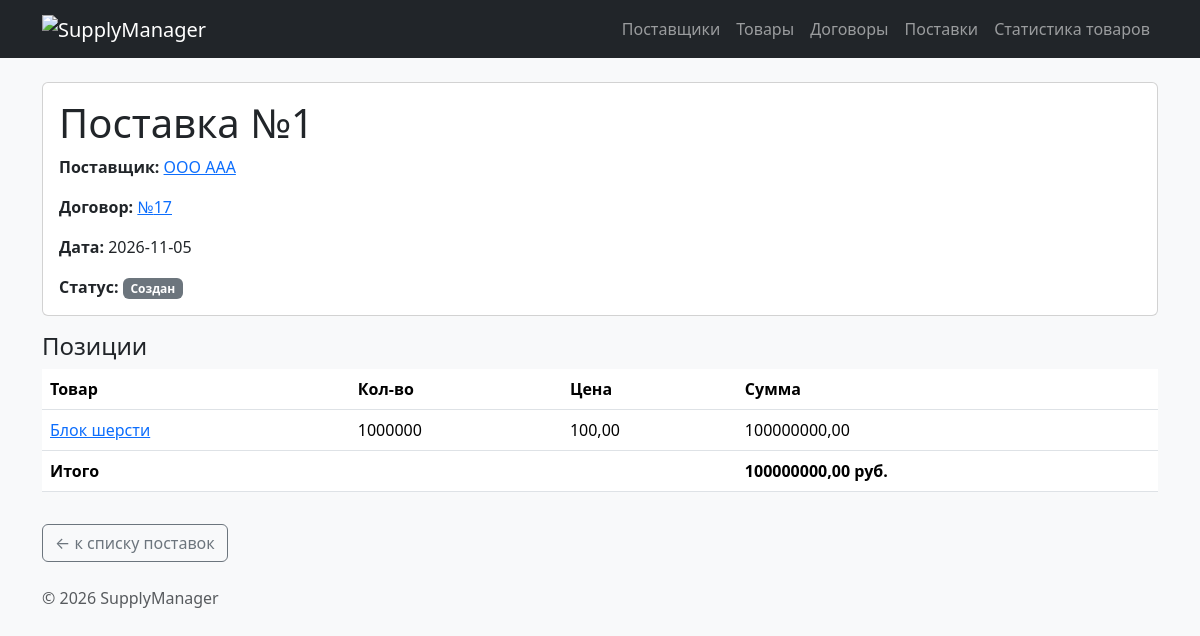
/deliveries/1/, run on the app's committed database.
### app_deliveries/views.py (the view)
# urls.py: path("<int:delivery_id>/", views.delivery_detail, name="detail"),
def delivery_detail(request: HttpRequest, delivery_id: int) -> HttpResponse:
    conn = get_connection()
    delivery = conn.execute("""
        SELECT d.id, d.delivery_date, d.status, d.supplier_id, d.contract_id,
               s.name AS supplier_name, c.number AS contract_number
        FROM deliveries d
        JOIN suppliers s ON d.supplier_id = s.id
        JOIN contracts c ON d.contract_id = c.id
        WHERE d.id = ?;
    """, (delivery_id,)).fetchone()
    items = []
    total_sum = 0
    if delivery:
        items = conn.execute("""
            SELECT di.id, di.quantity, p.id AS product_id, p.name AS product_name,
                   p.price, (di.quantity * p.price) AS amount
            FROM delivery_items di
            JOIN products p ON di.product_id = p.id
            WHERE di.delivery_id = ?;
        """, (delivery_id,)).fetchall()
        total_sum = sum(item["amount"] for item in items)
    conn.close()
    context = {"delivery": delivery, "items": items, "total": total_sum}
    return render(request, "deliveries/delivery_detail.html", context,
                  status=404 if delivery is None else 200)

### db/database.py (called while the page is built)
def get_connection():
    conn = sqlite3.connect(DB_PATH)
    conn.execute("PRAGMA foreign_keys = ON")
    conn.row_factory = sqlite3.Row
    return conn

### app_deliveries/templates/deliveries/delivery_detail.html (shortened to what this page needs)
{% extends "base.html" %}
{% block content %}
{% if delivery %}
    <div class="card mb-3">
        <div class="card-body">
            <h1 class="card-title">Поставка №{{ delivery.id }}</h1>
            <p class="card-text">
                <strong>Поставщик:</strong>
                <a href="{% url 'suppliers:detail' delivery.supplier_id %}">
                    {{ delivery.supplier_name }}
                </a>
            </p>
            <p class="card-text">
                <strong>Договор:</strong>
                <a href="{% url 'contracts:detail' delivery.contract_id %}">
                    №{{ delivery.contract_number }}
                </a>
            </p>
            <p class="card-text">
                <strong>Дата:</strong> {{ delivery.delivery_date }}
            </p>
            <p class="card-text">
                <strong>Статус:</strong>
                {% include "deliveries/includes/delivery_status.html" %}
            </p>
        </div>
    </div>
    <h2 class="h4">Позиции</h2>
    <table class="table">
        <thead>
            <tr>
                <th>Товар</th>
                <th>Кол-во</th>
                <th>Цена</th>
                <th>Сумма</th>
            </tr>
        </thead>
        <tbody>
            {% for item in items %}
                <tr>
                    <td>
                        <a href="{% url 'products:detail' item.product_id %}">
                            {{ item.product_name }}
                        </a>
                    </td>
                    <td>{{ item.quantity }}</td>
                    <td>{{ item.price|floatformat:2 }}</td>
                    <td>{{ item.amount|floatformat:2 }}</td>
                </tr>
            {% endfor %}
        </tbody>
        <tfoot>
            <tr>
                <th colspan="3">Итого</th>
                <th>{{ total|floatformat:2 }} руб.</th>
            </tr>
        </tfoot>
    </table>
{% else %}
    <h1 class="text-danger">Поставка не найдена</h1>
    <p>Поставка с указанным идентификатором отсутствует.</p>
{% endif %}
<a href="{% url 'deliveries:list' %}" class="btn btn-outline-secondary mt-3">
    ← к списку поставок
</a>
{% endblock %}

### app_deliveries/templates/deliveries/includes/delivery_status.html
{% if delivery.status == "Создан" %}
    <span class="badge bg-secondary delivery-status">
        {{ delivery.status }}
    </span>
{% elif delivery.status == "Отправлен" %}
    <span class="badge bg-info text-dark delivery-status">
        {{ delivery.status }}
    </span>
{% elif delivery.status == "В пути" %}
    <span class="badge bg-warning text-dark delivery-status">
        {{ delivery.status }}
    </span>
{% elif delivery.status == "Принят" %}
    <span class="badge bg-success delivery-status">
        {{ delivery.status }}
    </span>
{% else %}
    <span class="badge bg-dark delivery-status">
        {{ delivery.status }}
    </span>
{% endif %}

### data on the page
suppliers: supplier_name "ООО ААА"
deliveries: status "Создан"
products: product_name "Блок шерсти", quantity "1000000", price "100,00", amount "100000000,00"

### other printed values
{{ delivery.id }} "1"
{{ delivery.contract_number }} "17"
{{ delivery.delivery_date }} "2026-11-05"
{{ total|floatformat:2 }} "100000000,00"
